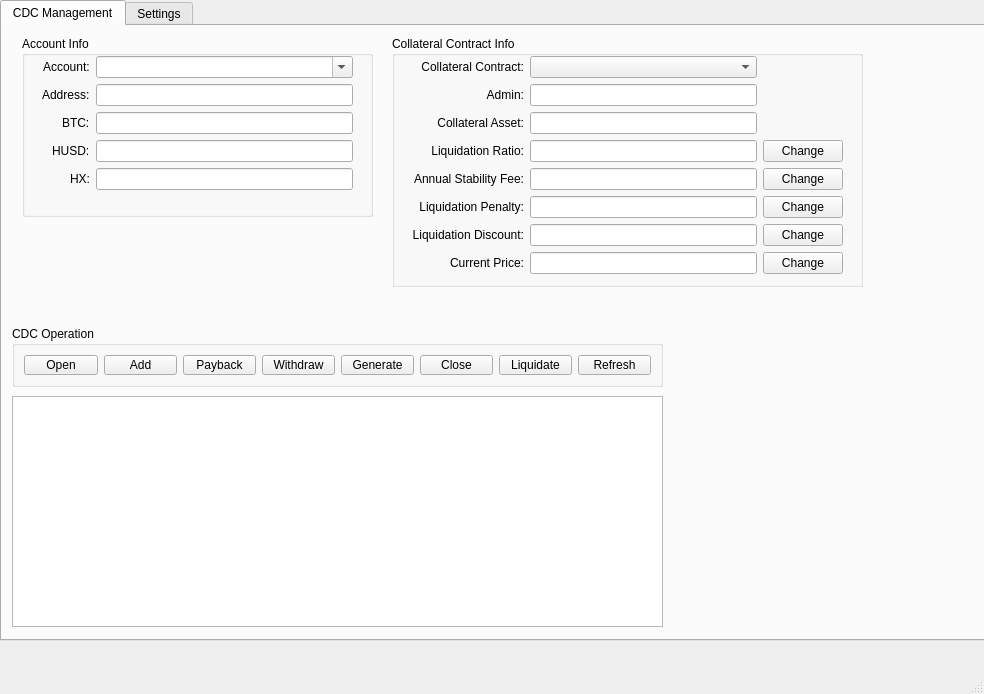
<?xml version="1.0" encoding="UTF-8"?>
<ui version="4.0">
 <class>MainWindow</class>
 <widget class="QMainWindow" name="MainWindow">
  <property name="geometry">
   <rect>
    <x>0</x>
    <y>0</y>
    <width>984</width>
    <height>694</height>
   </rect>
  </property>
  <property name="windowTitle">
   <string>MainWindow</string>
  </property>
  <widget class="QWidget" name="centralwidget">
   <widget class="QTabWidget" name="tabWidget">
    <property name="geometry">
     <rect>
      <x>0</x>
      <y>0</y>
      <width>991</width>
      <height>641</height>
     </rect>
    </property>
    <property name="currentIndex">
     <number>0</number>
    </property>
    <widget class="QWidget" name="tab">
     <attribute name="title">
      <string>CDC Management</string>
     </attribute>
     <widget class="QTableView" name="tableView">
      <property name="geometry">
       <rect>
        <x>10</x>
        <y>370</y>
        <width>651</width>
        <height>231</height>
       </rect>
      </property>
      <property name="sizePolicy">
       <sizepolicy hsizetype="Expanding" vsizetype="Expanding">
        <horstretch>0</horstretch>
        <verstretch>0</verstretch>
       </sizepolicy>
      </property>
      <property name="sizeAdjustPolicy">
       <enum>QAbstractScrollArea::AdjustToContents</enum>
      </property>
      <property name="editTriggers">
       <set>QAbstractItemView::NoEditTriggers</set>
      </property>
      <property name="selectionMode">
       <enum>QAbstractItemView::SingleSelection</enum>
      </property>
      <property name="selectionBehavior">
       <enum>QAbstractItemView::SelectRows</enum>
      </property>
     </widget>
     <widget class="QGroupBox" name="groupBox_3">
      <property name="geometry">
       <rect>
        <x>10</x>
        <y>300</y>
        <width>651</width>
        <height>61</height>
       </rect>
      </property>
      <property name="title">
       <string>CDC Operation</string>
      </property>
      <layout class="QHBoxLayout" name="horizontalLayout">
       <item>
        <widget class="QPushButton" name="btnOpenCdc">
         <property name="text">
          <string>Open</string>
         </property>
        </widget>
       </item>
       <item>
        <widget class="QPushButton" name="btnAdd">
         <property name="text">
          <string>Add</string>
         </property>
        </widget>
       </item>
       <item>
        <widget class="QPushButton" name="btnPayback">
         <property name="text">
          <string>Payback</string>
         </property>
        </widget>
       </item>
       <item>
        <widget class="QPushButton" name="btnWithdraw">
         <property name="text">
          <string>Withdraw</string>
         </property>
        </widget>
       </item>
       <item>
        <widget class="QPushButton" name="btnGenerate">
         <property name="text">
          <string>Generate</string>
         </property>
        </widget>
       </item>
       <item>
        <widget class="QPushButton" name="btnCloseCdc">
         <property name="text">
          <string>Close</string>
         </property>
        </widget>
       </item>
       <item>
        <widget class="QPushButton" name="btnLiquidate">
         <property name="text">
          <string>Liquidate</string>
         </property>
        </widget>
       </item>
       <item>
        <widget class="QPushButton" name="btnRefresh">
         <property name="text">
          <string>Refresh</string>
         </property>
        </widget>
       </item>
      </layout>
     </widget>
     <widget class="QGroupBox" name="groupBox_2">
      <property name="geometry">
       <rect>
        <x>390</x>
        <y>10</y>
        <width>471</width>
        <height>251</height>
       </rect>
      </property>
      <property name="title">
       <string>Collateral Contract Info</string>
      </property>
      <widget class="QWidget" name="layoutWidget">
       <property name="geometry">
        <rect>
         <x>20</x>
         <y>20</y>
         <width>431</width>
         <height>219</height>
        </rect>
       </property>
       <layout class="QGridLayout" name="gridLayout">
        <item row="0" column="0">
         <widget class="QLabel" name="label_2">
          <property name="text">
           <string>Collateral Contract:</string>
          </property>
          <property name="alignment">
           <set>Qt::AlignRight|Qt::AlignTrailing|Qt::AlignVCenter</set>
          </property>
         </widget>
        </item>
        <item row="1" column="0">
         <widget class="QLabel" name="label_3">
          <property name="text">
           <string>Admin:</string>
          </property>
          <property name="alignment">
           <set>Qt::AlignRight|Qt::AlignTrailing|Qt::AlignVCenter</set>
          </property>
         </widget>
        </item>
        <item row="1" column="1">
         <widget class="QLineEdit" name="collateralAdmin">
          <property name="readOnly">
           <bool>true</bool>
          </property>
         </widget>
        </item>
        <item row="2" column="1">
         <widget class="QLineEdit" name="collateralAsset">
          <property name="readOnly">
           <bool>true</bool>
          </property>
         </widget>
        </item>
        <item row="3" column="0">
         <widget class="QLabel" name="label_5">
          <property name="text">
           <string>Liquidation Ratio:</string>
          </property>
          <property name="alignment">
           <set>Qt::AlignRight|Qt::AlignTrailing|Qt::AlignVCenter</set>
          </property>
         </widget>
        </item>
        <item row="3" column="1">
         <widget class="QLineEdit" name="liquidationRatio"/>
        </item>
        <item row="5" column="1">
         <widget class="QLineEdit" name="liquidationPenalty"/>
        </item>
        <item row="6" column="1">
         <widget class="QLineEdit" name="liquidationDiscount"/>
        </item>
        <item row="4" column="0">
         <widget class="QLabel" name="label_6">
          <property name="text">
           <string>Annual Stability Fee:</string>
          </property>
          <property name="alignment">
           <set>Qt::AlignRight|Qt::AlignTrailing|Qt::AlignVCenter</set>
          </property>
         </widget>
        </item>
        <item row="4" column="1">
         <widget class="QLineEdit" name="annualStabilityFee"/>
        </item>
        <item row="2" column="0">
         <widget class="QLabel" name="label_4">
          <property name="text">
           <string>Collateral Asset:</string>
          </property>
          <property name="alignment">
           <set>Qt::AlignRight|Qt::AlignTrailing|Qt::AlignVCenter</set>
          </property>
         </widget>
        </item>
        <item row="7" column="0">
         <widget class="QLabel" name="label_9">
          <property name="text">
           <string>Current Price:</string>
          </property>
          <property name="alignment">
           <set>Qt::AlignRight|Qt::AlignTrailing|Qt::AlignVCenter</set>
          </property>
         </widget>
        </item>
        <item row="6" column="0">
         <widget class="QLabel" name="label_8">
          <property name="text">
           <string>Liquidation Discount:</string>
          </property>
          <property name="alignment">
           <set>Qt::AlignRight|Qt::AlignTrailing|Qt::AlignVCenter</set>
          </property>
         </widget>
        </item>
        <item row="5" column="0">
         <widget class="QLabel" name="label_7">
          <property name="text">
           <string>Liquidation Penalty:</string>
          </property>
          <property name="alignment">
           <set>Qt::AlignRight|Qt::AlignTrailing|Qt::AlignVCenter</set>
          </property>
         </widget>
        </item>
        <item row="0" column="1">
         <widget class="QComboBox" name="collateralContractList"/>
        </item>
        <item row="7" column="1">
         <widget class="QLineEdit" name="currentPrice"/>
        </item>
        <item row="7" column="2">
         <widget class="QPushButton" name="btnChangePrice">
          <property name="text">
           <string>Change</string>
          </property>
         </widget>
        </item>
        <item row="6" column="2">
         <widget class="QPushButton" name="btnChangeDiscount">
          <property name="text">
           <string>Change</string>
          </property>
         </widget>
        </item>
        <item row="5" column="2">
         <widget class="QPushButton" name="btnChangePenalty">
          <property name="text">
           <string>Change</string>
          </property>
         </widget>
        </item>
        <item row="4" column="2">
         <widget class="QPushButton" name="btnChangeFee">
          <property name="text">
           <string>Change</string>
          </property>
         </widget>
        </item>
        <item row="3" column="2">
         <widget class="QPushButton" name="btnChangeRatio">
          <property name="text">
           <string>Change</string>
          </property>
         </widget>
        </item>
       </layout>
      </widget>
     </widget>
     <widget class="QGroupBox" name="groupBox">
      <property name="geometry">
       <rect>
        <x>20</x>
        <y>10</y>
        <width>351</width>
        <height>181</height>
       </rect>
      </property>
      <property name="title">
       <string>Account Info</string>
      </property>
      <widget class="QWidget" name="formLayoutWidget">
       <property name="geometry">
        <rect>
         <x>20</x>
         <y>20</y>
         <width>311</width>
         <height>141</height>
        </rect>
       </property>
       <layout class="QFormLayout" name="formLayout">
        <property name="labelAlignment">
         <set>Qt::AlignRight|Qt::AlignTrailing|Qt::AlignVCenter</set>
        </property>
        <item row="0" column="0">
         <widget class="QLabel" name="label">
          <property name="text">
           <string>Account:</string>
          </property>
         </widget>
        </item>
        <item row="0" column="1">
         <widget class="QComboBox" name="accountList">
          <property name="editable">
           <bool>true</bool>
          </property>
         </widget>
        </item>
        <item row="2" column="0">
         <widget class="QLabel" name="bTCLabel">
          <property name="text">
           <string>BTC:</string>
          </property>
         </widget>
        </item>
        <item row="2" column="1">
         <widget class="QLineEdit" name="bTCLineEdit"/>
        </item>
        <item row="3" column="0">
         <widget class="QLabel" name="hUSDLabel">
          <property name="text">
           <string>HUSD:</string>
          </property>
         </widget>
        </item>
        <item row="3" column="1">
         <widget class="QLineEdit" name="hUSDLineEdit"/>
        </item>
        <item row="4" column="0">
         <widget class="QLabel" name="hXLabel">
          <property name="text">
           <string>HX:</string>
          </property>
         </widget>
        </item>
        <item row="4" column="1">
         <widget class="QLineEdit" name="hXLineEdit"/>
        </item>
        <item row="1" column="0">
         <widget class="QLabel" name="addressLabel">
          <property name="text">
           <string>Address:</string>
          </property>
         </widget>
        </item>
        <item row="1" column="1">
         <widget class="QLineEdit" name="addressLineEdit"/>
        </item>
       </layout>
      </widget>
     </widget>
    </widget>
    <widget class="QWidget" name="tab_2">
     <attribute name="title">
      <string>Settings</string>
     </attribute>
     <widget class="QComboBox" name="walletUrlBox">
      <property name="geometry">
       <rect>
        <x>118</x>
        <y>30</y>
        <width>221</width>
        <height>22</height>
       </rect>
      </property>
      <property name="editable">
       <bool>true</bool>
      </property>
      <item>
       <property name="text">
        <string>http://192.168.1.121:30088/</string>
       </property>
      </item>
      <item>
       <property name="text">
        <string>http://114.67.86.57:30088/</string>
       </property>
      </item>
      <item>
       <property name="text">
        <string>http://127.0.0.1:50321/</string>
       </property>
      </item>
     </widget>
     <widget class="QLabel" name="label_10">
      <property name="geometry">
       <rect>
        <x>33</x>
        <y>30</y>
        <width>71</width>
        <height>20</height>
       </rect>
      </property>
      <property name="text">
       <string>Wallet URL:</string>
      </property>
     </widget>
    </widget>
   </widget>
  </widget>
  <widget class="QMenuBar" name="menubar">
   <property name="geometry">
    <rect>
     <x>0</x>
     <y>0</y>
     <width>984</width>
     <height>23</height>
    </rect>
   </property>
  </widget>
  <widget class="QStatusBar" name="statusbar">
   <property name="autoFillBackground">
    <bool>false</bool>
   </property>
  </widget>
 </widget>
 <resources/>
 <connections/>
</ui>
